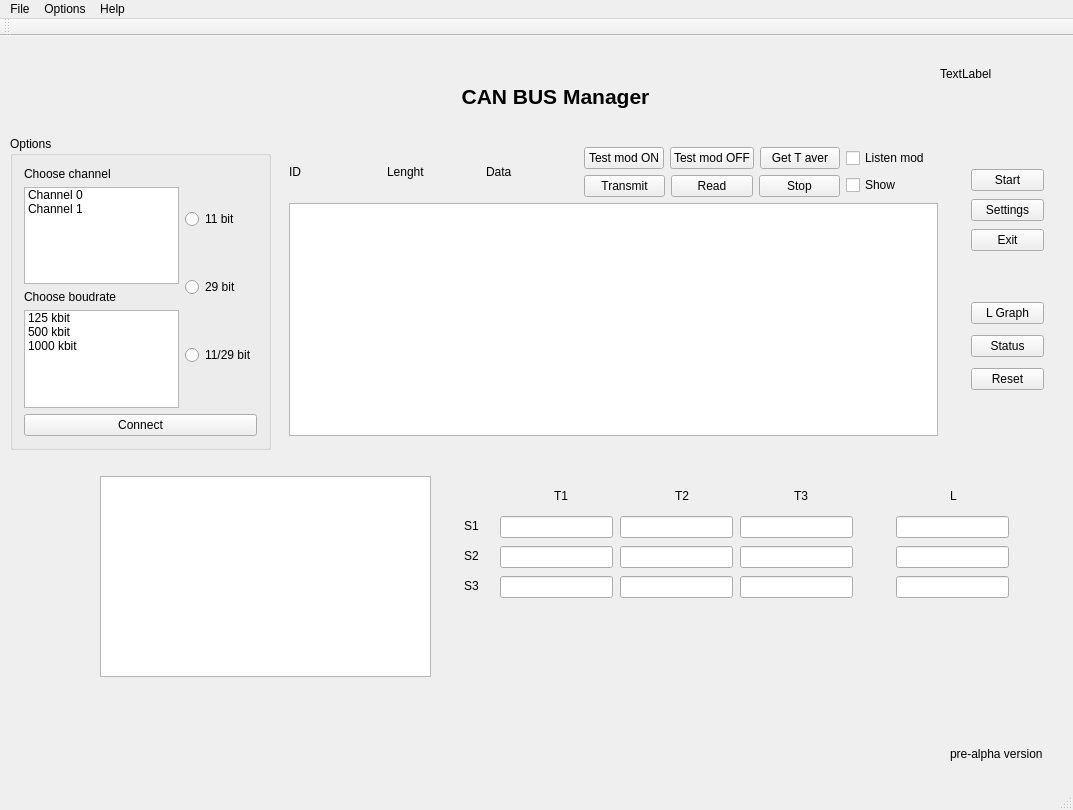
<?xml version="1.0" encoding="UTF-8"?>
<ui version="4.0">
 <class>MainWindow</class>
 <widget class="QMainWindow" name="MainWindow">
  <property name="geometry">
   <rect>
    <x>0</x>
    <y>0</y>
    <width>1073</width>
    <height>810</height>
   </rect>
  </property>
  <property name="windowTitle">
   <string>MainWindow</string>
  </property>
  <widget class="QWidget" name="centralWidget">
   <widget class="QLabel" name="label_5">
    <property name="geometry">
     <rect>
      <x>940</x>
      <y>30</y>
      <width>101</width>
      <height>16</height>
     </rect>
    </property>
    <property name="text">
     <string>TextLabel</string>
    </property>
   </widget>
   <widget class="QLabel" name="label">
    <property name="geometry">
     <rect>
      <x>950</x>
      <y>710</y>
      <width>111</width>
      <height>16</height>
     </rect>
    </property>
    <property name="text">
     <string>pre-alpha version</string>
    </property>
   </widget>
   <widget class="QLabel" name="label_2">
    <property name="geometry">
     <rect>
      <x>420</x>
      <y>40</y>
      <width>271</width>
      <height>41</height>
     </rect>
    </property>
    <property name="font">
     <font>
      <pointsize>16</pointsize>
      <weight>75</weight>
      <bold>true</bold>
     </font>
    </property>
    <property name="text">
     <string>CAN BUS Manager</string>
    </property>
    <property name="textFormat">
     <enum>Qt::PlainText</enum>
    </property>
    <property name="alignment">
     <set>Qt::AlignCenter</set>
    </property>
   </widget>
   <widget class="QWidget" name="layoutWidget">
    <property name="geometry">
     <rect>
      <x>960</x>
      <y>120</y>
      <width>95</width>
      <height>111</height>
     </rect>
    </property>
    <layout class="QVBoxLayout" name="verticalLayout">
     <item>
      <widget class="QPushButton" name="StartButton">
       <property name="text">
        <string>Start</string>
       </property>
      </widget>
     </item>
     <item>
      <widget class="QPushButton" name="SettingsButton">
       <property name="text">
        <string>Settings</string>
       </property>
      </widget>
     </item>
     <item>
      <widget class="QPushButton" name="ExitButton">
       <property name="text">
        <string>Exit</string>
       </property>
      </widget>
     </item>
    </layout>
   </widget>
   <widget class="QWidget" name="verticalLayoutWidget">
    <property name="geometry">
     <rect>
      <x>960</x>
      <y>250</y>
      <width>95</width>
      <height>121</height>
     </rect>
    </property>
    <layout class="QVBoxLayout" name="verticalLayout_11">
     <item>
      <widget class="QPushButton" name="pushButton_5">
       <property name="text">
        <string>L Graph</string>
       </property>
      </widget>
     </item>
     <item>
      <widget class="QPushButton" name="pushButton_3">
       <property name="text">
        <string>Status</string>
       </property>
      </widget>
     </item>
     <item>
      <widget class="QPushButton" name="pushButton_2">
       <property name="text">
        <string>Reset</string>
       </property>
      </widget>
     </item>
    </layout>
   </widget>
   <widget class="QTextEdit" name="TimesDisplay">
    <property name="geometry">
     <rect>
      <x>100</x>
      <y>440</y>
      <width>331</width>
      <height>201</height>
     </rect>
    </property>
    <property name="readOnly">
     <bool>true</bool>
    </property>
   </widget>
   <widget class="QLineEdit" name="lineEdit11">
    <property name="geometry">
     <rect>
      <x>500</x>
      <y>480</y>
      <width>113</width>
      <height>22</height>
     </rect>
    </property>
   </widget>
   <widget class="QLineEdit" name="lineEdit12">
    <property name="geometry">
     <rect>
      <x>620</x>
      <y>480</y>
      <width>113</width>
      <height>22</height>
     </rect>
    </property>
   </widget>
   <widget class="QLineEdit" name="lineEdit13">
    <property name="geometry">
     <rect>
      <x>740</x>
      <y>480</y>
      <width>113</width>
      <height>22</height>
     </rect>
    </property>
   </widget>
   <widget class="QLineEdit" name="lineEdit21">
    <property name="geometry">
     <rect>
      <x>500</x>
      <y>510</y>
      <width>113</width>
      <height>22</height>
     </rect>
    </property>
   </widget>
   <widget class="QLineEdit" name="lineEdit22">
    <property name="geometry">
     <rect>
      <x>620</x>
      <y>510</y>
      <width>113</width>
      <height>22</height>
     </rect>
    </property>
   </widget>
   <widget class="QLineEdit" name="lineEdit23">
    <property name="geometry">
     <rect>
      <x>740</x>
      <y>510</y>
      <width>113</width>
      <height>22</height>
     </rect>
    </property>
   </widget>
   <widget class="QLineEdit" name="lineEdit31">
    <property name="geometry">
     <rect>
      <x>500</x>
      <y>540</y>
      <width>113</width>
      <height>22</height>
     </rect>
    </property>
   </widget>
   <widget class="QLineEdit" name="lineEdit32">
    <property name="geometry">
     <rect>
      <x>620</x>
      <y>540</y>
      <width>113</width>
      <height>22</height>
     </rect>
    </property>
   </widget>
   <widget class="QLineEdit" name="lineEdit33">
    <property name="geometry">
     <rect>
      <x>740</x>
      <y>540</y>
      <width>113</width>
      <height>22</height>
     </rect>
    </property>
   </widget>
   <widget class="QLabel" name="label_9">
    <property name="geometry">
     <rect>
      <x>464</x>
      <y>480</y>
      <width>21</width>
      <height>20</height>
     </rect>
    </property>
    <property name="text">
     <string>S1</string>
    </property>
   </widget>
   <widget class="QLabel" name="label_10">
    <property name="geometry">
     <rect>
      <x>464</x>
      <y>510</y>
      <width>21</width>
      <height>20</height>
     </rect>
    </property>
    <property name="text">
     <string>S2</string>
    </property>
   </widget>
   <widget class="QLabel" name="label_11">
    <property name="geometry">
     <rect>
      <x>464</x>
      <y>540</y>
      <width>21</width>
      <height>20</height>
     </rect>
    </property>
    <property name="text">
     <string>S3</string>
    </property>
   </widget>
   <widget class="QLabel" name="label_12">
    <property name="geometry">
     <rect>
      <x>554</x>
      <y>450</y>
      <width>21</width>
      <height>20</height>
     </rect>
    </property>
    <property name="text">
     <string>T1</string>
    </property>
   </widget>
   <widget class="QLabel" name="label_13">
    <property name="geometry">
     <rect>
      <x>675</x>
      <y>450</y>
      <width>20</width>
      <height>20</height>
     </rect>
    </property>
    <property name="text">
     <string>T2</string>
    </property>
   </widget>
   <widget class="QLabel" name="label_14">
    <property name="geometry">
     <rect>
      <x>794</x>
      <y>450</y>
      <width>21</width>
      <height>20</height>
     </rect>
    </property>
    <property name="text">
     <string>T3</string>
    </property>
   </widget>
   <widget class="QWidget" name="">
    <property name="geometry">
     <rect>
      <x>278</x>
      <y>100</y>
      <width>671</width>
      <height>311</height>
     </rect>
    </property>
    <layout class="QVBoxLayout" name="verticalLayout_3">
     <item>
      <layout class="QHBoxLayout" name="horizontalLayout_2">
       <item>
        <widget class="QLabel" name="label_3">
         <property name="text">
          <string>ID</string>
         </property>
        </widget>
       </item>
       <item>
        <widget class="QLabel" name="label_4">
         <property name="text">
          <string>Lenght</string>
         </property>
        </widget>
       </item>
       <item>
        <widget class="QLabel" name="label_6">
         <property name="text">
          <string>Data</string>
         </property>
        </widget>
       </item>
       <item>
        <layout class="QVBoxLayout" name="verticalLayout_13">
         <item>
          <layout class="QHBoxLayout" name="horizontalLayout_5">
           <item>
            <widget class="QPushButton" name="TestModOnButton">
             <property name="text">
              <string>Test mod ON</string>
             </property>
            </widget>
           </item>
           <item>
            <widget class="QPushButton" name="TestModOffButton">
             <property name="text">
              <string>Test mod OFF</string>
             </property>
            </widget>
           </item>
           <item>
            <widget class="QPushButton" name="GetTimeAverageButton">
             <property name="text">
              <string>Get T aver</string>
             </property>
            </widget>
           </item>
          </layout>
         </item>
         <item>
          <layout class="QHBoxLayout" name="horizontalLayout_7">
           <item>
            <widget class="QPushButton" name="TransmitButton">
             <property name="text">
              <string>Transmit</string>
             </property>
            </widget>
           </item>
           <item>
            <widget class="QPushButton" name="ReadButton">
             <property name="text">
              <string>Read</string>
             </property>
            </widget>
           </item>
           <item>
            <widget class="QPushButton" name="StopButton">
             <property name="text">
              <string>Stop</string>
             </property>
            </widget>
           </item>
          </layout>
         </item>
        </layout>
       </item>
       <item>
        <layout class="QVBoxLayout" name="verticalLayout_12">
         <item>
          <widget class="QCheckBox" name="ListenModBox">
           <property name="text">
            <string>Listen mod</string>
           </property>
          </widget>
         </item>
         <item>
          <widget class="QCheckBox" name="checkBox_2">
           <property name="text">
            <string>Show</string>
           </property>
          </widget>
         </item>
        </layout>
       </item>
      </layout>
     </item>
     <item>
      <layout class="QVBoxLayout" name="verticalLayout_2">
       <item>
        <widget class="QTextEdit" name="textEdit">
         <property name="readOnly">
          <bool>true</bool>
         </property>
        </widget>
       </item>
      </layout>
     </item>
    </layout>
   </widget>
   <widget class="QGroupBox" name="groupBox">
    <property name="geometry">
     <rect>
      <x>10</x>
      <y>100</y>
      <width>261</width>
      <height>314</height>
     </rect>
    </property>
    <property name="title">
     <string>Options</string>
    </property>
    <layout class="QVBoxLayout" name="verticalLayout_4">
     <item>
      <layout class="QVBoxLayout" name="verticalLayout_5">
       <item>
        <layout class="QHBoxLayout" name="horizontalLayout_3">
         <item>
          <layout class="QVBoxLayout" name="verticalLayout_6">
           <item>
            <widget class="QLabel" name="label_8">
             <property name="text">
              <string>Choose channel</string>
             </property>
            </widget>
           </item>
           <item>
            <widget class="QListWidget" name="listWidget">
             <item>
              <property name="text">
               <string>Channel 0</string>
              </property>
             </item>
             <item>
              <property name="text">
               <string>Channel 1</string>
              </property>
             </item>
            </widget>
           </item>
           <item>
            <layout class="QVBoxLayout" name="verticalLayout_7">
             <item>
              <widget class="QLabel" name="label_7">
               <property name="text">
                <string>Choose boudrate</string>
               </property>
              </widget>
             </item>
             <item>
              <widget class="QListWidget" name="listWidget_2">
               <item>
                <property name="text">
                 <string>125 kbit</string>
                </property>
               </item>
               <item>
                <property name="text">
                 <string>500 kbit</string>
                </property>
               </item>
               <item>
                <property name="text">
                 <string>1000 kbit</string>
                </property>
               </item>
              </widget>
             </item>
            </layout>
           </item>
          </layout>
         </item>
         <item>
          <layout class="QVBoxLayout" name="verticalLayout_8">
           <item>
            <widget class="QRadioButton" name="radioButton">
             <property name="text">
              <string>11 bit</string>
             </property>
            </widget>
           </item>
           <item>
            <widget class="QRadioButton" name="radioButton_2">
             <property name="text">
              <string>29 bit</string>
             </property>
            </widget>
           </item>
           <item>
            <widget class="QRadioButton" name="radioButton_3">
             <property name="text">
              <string>11/29 bit</string>
             </property>
            </widget>
           </item>
           <item>
            <layout class="QVBoxLayout" name="verticalLayout_9">
             <item>
              <layout class="QVBoxLayout" name="verticalLayout_10"/>
             </item>
            </layout>
           </item>
          </layout>
         </item>
        </layout>
       </item>
       <item>
        <widget class="QPushButton" name="Connect">
         <property name="text">
          <string>Connect</string>
         </property>
        </widget>
       </item>
      </layout>
     </item>
    </layout>
   </widget>
   <widget class="QLineEdit" name="lineEdit_L3">
    <property name="geometry">
     <rect>
      <x>896</x>
      <y>540</y>
      <width>113</width>
      <height>22</height>
     </rect>
    </property>
    <property name="text">
     <string/>
    </property>
   </widget>
   <widget class="QLineEdit" name="lineEdit_L1">
    <property name="geometry">
     <rect>
      <x>896</x>
      <y>480</y>
      <width>113</width>
      <height>22</height>
     </rect>
    </property>
    <property name="text">
     <string/>
    </property>
   </widget>
   <widget class="QLineEdit" name="lineEdit_L2">
    <property name="geometry">
     <rect>
      <x>896</x>
      <y>510</y>
      <width>113</width>
      <height>22</height>
     </rect>
    </property>
    <property name="text">
     <string/>
    </property>
   </widget>
   <widget class="QLabel" name="label_15">
    <property name="geometry">
     <rect>
      <x>950</x>
      <y>450</y>
      <width>21</width>
      <height>20</height>
     </rect>
    </property>
    <property name="text">
     <string>L</string>
    </property>
   </widget>
  </widget>
  <widget class="QMenuBar" name="menuBar">
   <property name="geometry">
    <rect>
     <x>0</x>
     <y>0</y>
     <width>1073</width>
     <height>26</height>
    </rect>
   </property>
   <widget class="QMenu" name="menuFile">
    <property name="title">
     <string>File</string>
    </property>
    <addaction name="actionExit"/>
   </widget>
   <widget class="QMenu" name="menuOptions">
    <property name="title">
     <string>Options</string>
    </property>
   </widget>
   <widget class="QMenu" name="menuHelp">
    <property name="title">
     <string>Help</string>
    </property>
   </widget>
   <addaction name="menuFile"/>
   <addaction name="menuOptions"/>
   <addaction name="menuHelp"/>
  </widget>
  <widget class="QToolBar" name="mainToolBar">
   <attribute name="toolBarArea">
    <enum>TopToolBarArea</enum>
   </attribute>
   <attribute name="toolBarBreak">
    <bool>false</bool>
   </attribute>
  </widget>
  <widget class="QStatusBar" name="statusBar"/>
  <action name="actionExit">
   <property name="text">
    <string>Exit</string>
   </property>
  </action>
 </widget>
 <layoutdefault spacing="6" margin="11"/>
 <resources/>
 <connections>
  <connection>
   <sender>ExitButton</sender>
   <signal>clicked()</signal>
   <receiver>MainWindow</receiver>
   <slot>close()</slot>
   <hints>
    <hint type="sourcelabel">
     <x>857</x>
     <y>276</y>
    </hint>
    <hint type="destinationlabel">
     <x>841</x>
     <y>409</y>
    </hint>
   </hints>
  </connection>
 </connections>
</ui>
